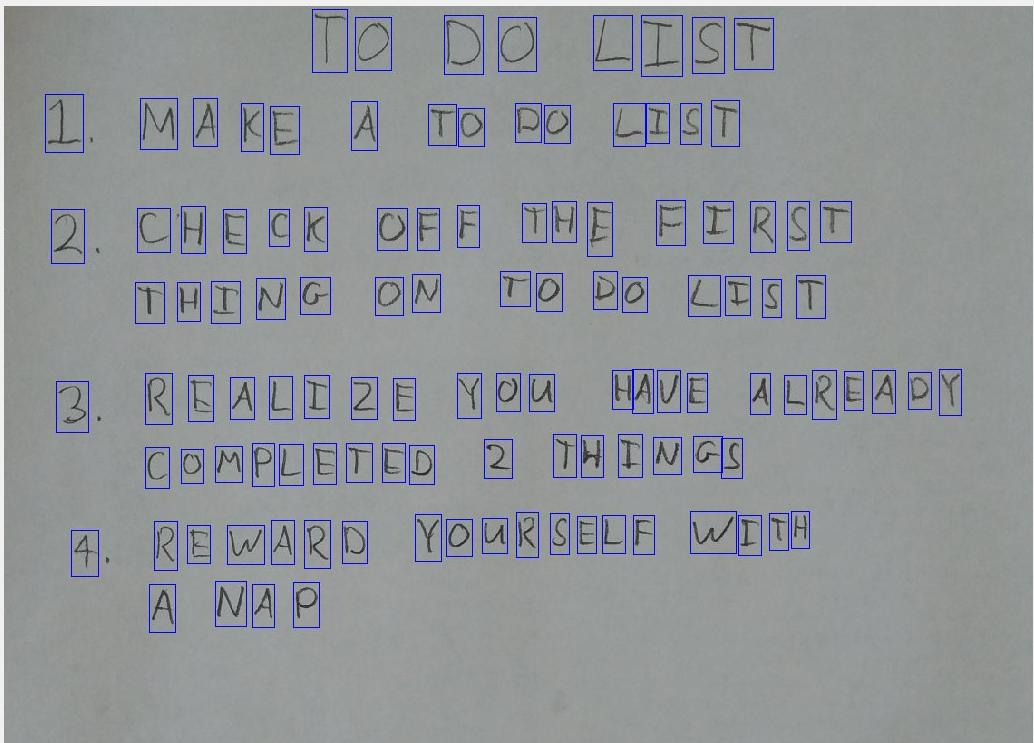
%> input picture code/4_3_I1.jpg, 1034 x 743 px
$ octave --eval "result = findLetters(imread('4_3_I1.jpg'));"   (GNU Octave 9; MATLAB toolbox functions it lacks are replaced by stand-ins)
%> lines starting %> are read from the running program, lines starting %| are printed output that depends on the picture; in (x1, y1, x2, y2) boxes, pixels count from 0 and x2, y2 are one past the last pixel; in counts of white or black regions, pixels touching at a corner belong together; the program's own positions count from 1
function [lines, bw] = findLetters(im)
% [lines, BW] = findLetters(im) processes the input RGB image and returns a cell
% array 'lines' of located characters in the image, as well as a binary
% representation of the input image. The cell array 'lines' should contain one
% matrix entry for each line of text that appears in the image. Each matrix entry
% should have size Lx4, where L represents the number of letters in that line.
% Each row of the matrix should contain 4 numbers [x1, y1, x2, y2] representing
% the top-left and bottom-right position of each box. The boxes in one line should
% be sorted by x1 value.
im = rgb2gray(im);
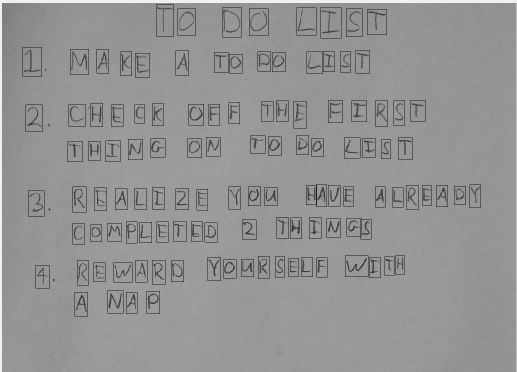
%> im: size 743x1034 uint8 (shown at 1/2 size); min 5, max 254, mean 147.6
% [4 lines of commented-out code are left out]

sigma = 1.3;
im = imcomplement(im);
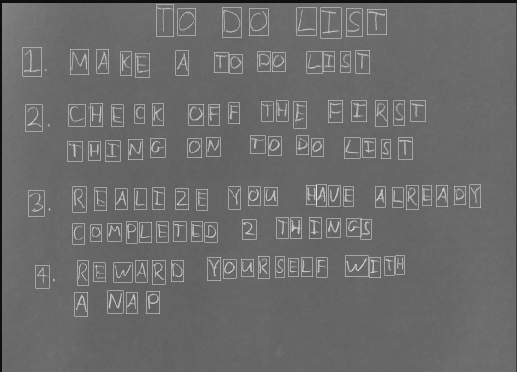
%> im: size 743x1034 uint8 (shown at 1/2 size); min 1, max 250, mean 107.4
im = imgaussfilt(im,sigma);

im = imadjust(im);
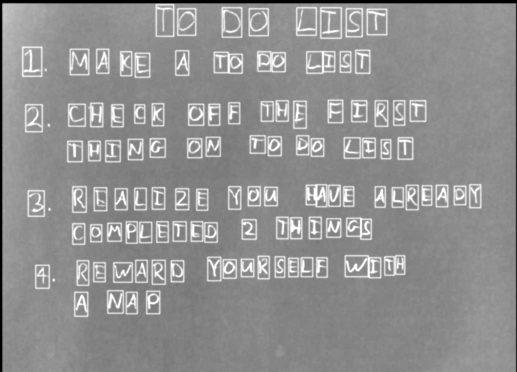
%> im: size 743x1034 uint8 (shown at 1/2 size); min 0, max 255, mean 145.3
% imshow(im)
% figure
% imshow(im);

level = 0.43;

bw = imbinarize(im);
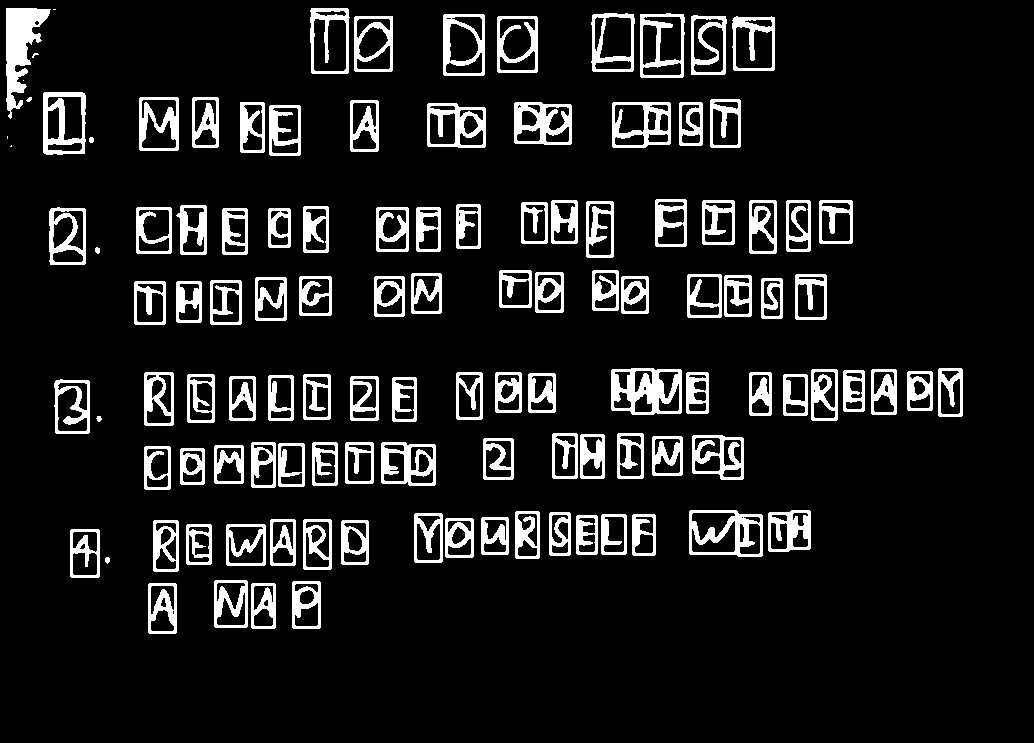
%> bw: size 743x1034 logical; 11% white; 117 white regions (5 under 20 px), largest, box (x1, y1, x2, y2) and area: (6, 8, 51, 119) 2328, (611, 368, 682, 415) 1973, (689, 510, 763, 557) 1545
bw = bwareaopen(bw, 50);

% figure
% imshow(bw);

n = size(bw);

cc = bwconncomp(bw);
%> cc = 107 connected components
L = labelmatrix(cc);
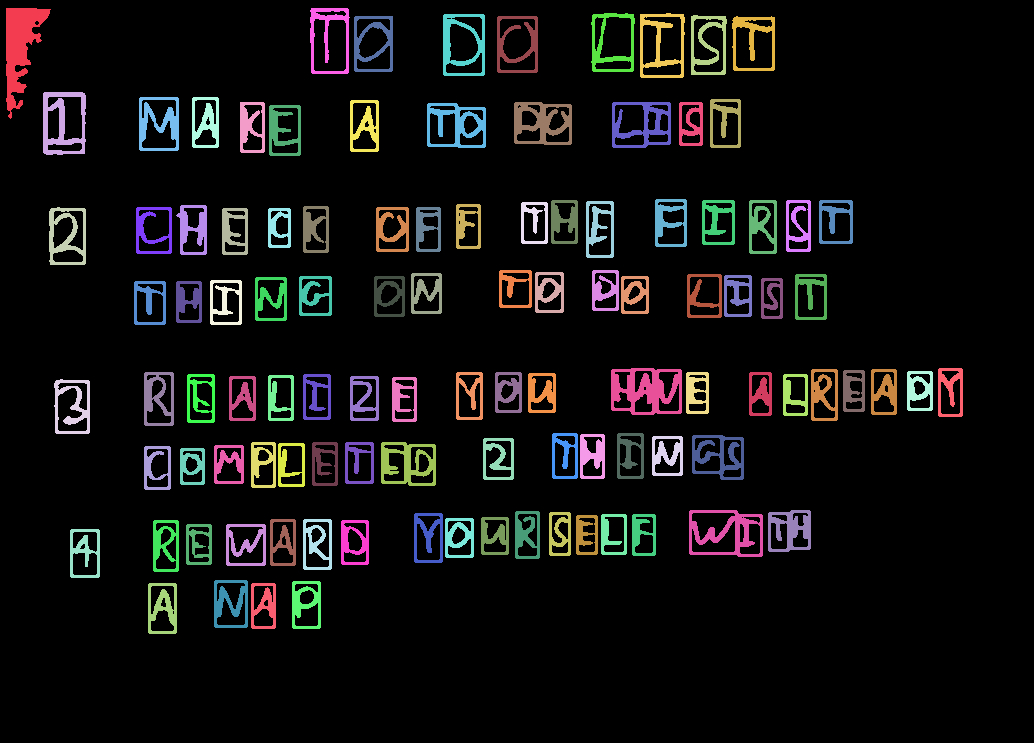
%> L: size 743x1034 uint8; 108 distinct labels, from 0 to 107; one colour per label, 0 black

% figure
% imshow(label2rgb(L));

count = 1;
for i = 1:numel(cc.PixelIdxList)
   [x,y] = ind2sub(n,cc.PixelIdxList{1,i});
   x1 = min(x);
   y1 = min(y);
   x2 = max(x);
   y2 = max(y);
%    [x2,y2] = ind2sub(n,cc.PixelIdxList{1,i}(end));
   if ((y2 - y1) < 500*n(1)*n(2)/3702370) && ((y2 - y1) > 20*n(1)*n(2)/3702370*.8) && ((x2 - x1) < 500*n(1)*n(2)/3702370) && ((x2 - x1) > 30*n(1)*n(2)/3702370)
       letters(count,:) = [y1-5 x1-10 y2+5 x2+20];
%        centerx = round((letters(count,1)+letters(count,3))/2);
%        centery = round((letters(count,2)+letters(count,4))/2);
%        letters(count,:) = [centerx-16 centery-16 centerx+16 centery+16];
       count = count + 1;
   end
end
%> this loop made 107 passes
%> (x1, y1, x2, y2) on passes 1 to 8: (9, 7, 119, 51), (93, 44, 155, 86), (208, 50, 265, 86), (380, 55, 434, 90), (530, 71, 578, 100), (282, 135, 325, 166), (208, 137, 254, 172), (98, 140, 151, 179)
%> after the loop, count = 107; letters = 106 rows, first 8: [39 83 91 175; 45 198 91 285; 50 370 95 454; 66 520 105 598; 130 272 171 345; 132 198 177 274; 135 88 184 171; 140 363 179 446]

% avg_size = mean(letters(:,4)-letters(:,2),1);
%
% n_lines = round(n(1)/(avg_size*2));
%
% [FX,FY] = gradient(bw);
% % bw

[~,Idx] = sort(letters(:,4));
%> Idx = 106 values, max 106 at index 61, min 1 at index 18, mean 53.5
letters = letters(Idx,:);
%> letters = 106 rows, first 8: [728 7 780 91; 350 7 398 92; 587 4 640 92; 493 7 543 93; 306 -1 355 94; 687 6 732 95; 439 5 490 96; 636 4 690 98]

change = 1;
count2 = 1;
count3 = 1;

lines = cell(1,10);
while change == 1
    if (letters(count2+1,4) - letters(count2,4)) > 80
        count3 = count3 +1;
    end
    lines{count3} = [lines{count3}; letters(count2+1,:)];
    count2 = count2 +1;
    if (count2) == size(letters,1)
        break
    end
end
%> after the loop, count2 = 106; count3 = 3; lines = 10 items

location = [];
for i = size(lines,1)
    location =  [location;lines{i}(1,4)];
end
%> this loop made 1 pass
%> location on pass 1: 92

[~,Idx2] = min(abs(letters(1,4) - location));
%> Idx2 = 1
lines{Idx2} = [lines{Idx2}; letters(1,:)];

for i = 1:count3
    [~,Idx2] = sort(lines{i}(:,1));
    lines{i} = lines{i}(Idx2,:);
end
%> this loop made 3 passes
%> `result = findLetters(imread('4_3_I1.jpg'));`: result = 10 items

% bw = imcomplement(bw);
end

$ run again, on code/4_3_I2.jpg
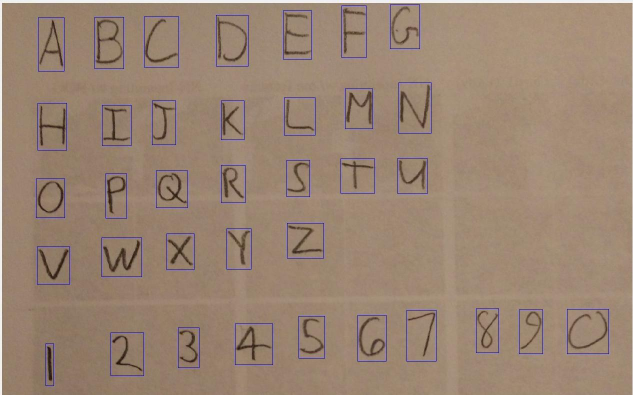
%> input picture code/4_3_I2.jpg, 1266 x 790 px (shown at 1/2 size)
%> in findLetters, `bw = imbinarize(im);`:
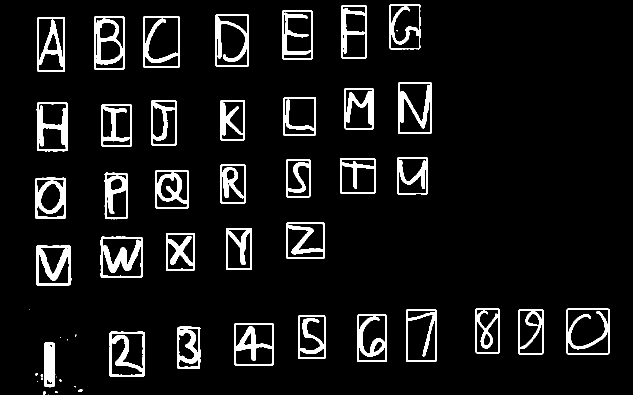
%> bw: size 790x1266 logical (shown at 1/2 size); 7.5% white; 52 white regions (13 under 20 px), largest, box (x1, y1, x2, y2) and area: (201, 473, 285, 556) 3020, (188, 33, 249, 139) 2799, (72, 491, 143, 571) 2733
%> cc = 36 connected components
%> in findLetters, `L = labelmatrix(cc);`:
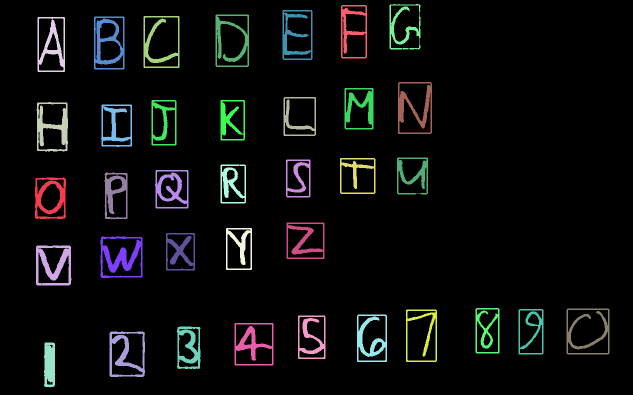
%> L: size 790x1266 uint8 (shown at 1/2 size); 37 distinct labels, from 0 to 36; one colour per label, 0 black
%> the loop in findLetters, `for i = 1:numel(cc.PixelIdxList)` made 36 passes
%> (x1, y1, x2, y2) on passes 1 to 8: (356, 71, 438, 132), (492, 73, 571, 143), (205, 74, 303, 136), (35, 76, 144, 130), (686, 89, 775, 111), (34, 189, 139, 249), (474, 202, 556, 285), (210, 203, 294, 264)
%> after the loop in findLetters, `for i = 1:numel(cc.PixelIdxList)`: letters = 36 rows, first 8: [66 346 137 458; 68 482 148 591; 69 195 141 323; 71 25 135 164; 84 676 116 795; 184 24 254 159; 197 464 290 576; 198 200 269 314]
%> Idx = 36 values, max 36 at index 29, min 1 at index 20, mean 18.5
%> in findLetters, `letters = letters(Idx,:);`: letters = 36 rows, first 8: [775 -1 846 119; 678 1 739 137; 561 11 630 140; 427 20 503 154; 283 23 364 156; 184 24 254 159; 71 25 135 164; 685 167 752 279]
%> after the loop in findLetters, `while change == 1`: count2 = 36; count3 = 4; lines = 10 items
%> the loop in findLetters, `for i = size(lines,1)` made 1 pass
%> location on pass 1: 137
%> in findLetters, `[~,Idx2] = min(abs(letters(1,4) - location));`: Idx2 = 1
%> the loop in findLetters, `for i = 1:count3` made 4 passes
%> Idx2 on passes 1 to 4: [6; 5; 4; 3; 2; 1; 7], [7; 6; 5; 4; 3; 1; 2], [6; 12; 11; 7; 5; 10; 4; 9; 3; 8; 1; 2], [10; 9; 8; 7; 4; 5; 6; 1; 2; 3]
%> result = 10 items

$ run again, on code/4_3_I3.jpg
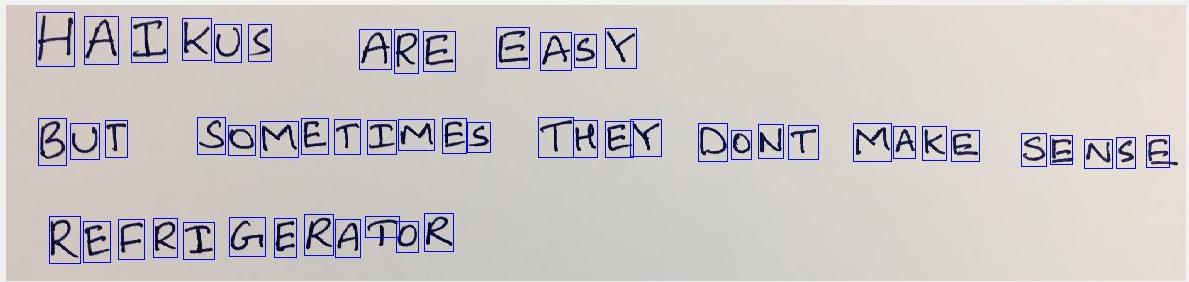
%> input picture code/4_3_I3.jpg, 1189 x 282 px
%> in findLetters, `bw = imbinarize(im);`:
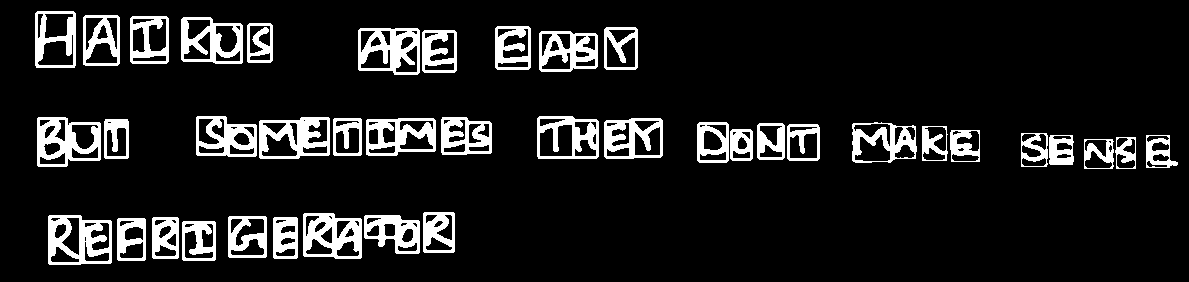
%> bw: size 282x1189 logical; 11.7% white; 40 white regions, largest, box (x1, y1, x2, y2) and area: (48, 215, 112, 265) 1833, (37, 117, 101, 167) 1742, (358, 28, 420, 75) 1705
%> cc = 40 connected components
%> in findLetters, `L = labelmatrix(cc);`:
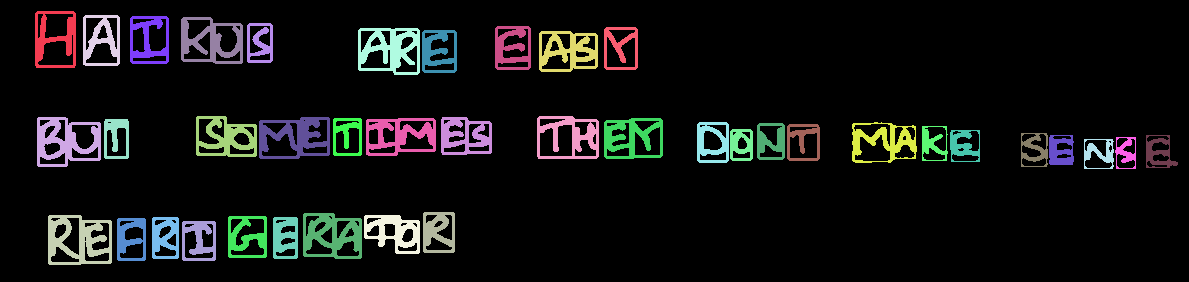
%> L: size 282x1189 uint8; 41 distinct labels, from 0 to 40; one colour per label, 0 black
%> the loop in findLetters, `for i = 1:numel(cc.PixelIdxList)` made 40 passes
%> (x1, y1, x2, y2) on passes 1 to 8: (12, 36, 68, 76), (118, 38, 167, 101), (216, 49, 265, 112), (16, 84, 66, 120), (120, 105, 159, 129), (219, 118, 261, 146), (17, 131, 64, 169), (218, 153, 259, 179)
%> after the loop in findLetters, `for i = 1:numel(cc.PixelIdxList)`: letters = 23 rows, first 8: [100 110 134 179; 113 209 151 281; 148 208 184 279; 178 212 221 281; 224 207 272 278; 243 14 278 83; 269 208 303 279; 329 109 367 176]
%> Idx = 23 values, max 23 at index 15, min 1 at index 6, mean 12
%> in findLetters, `letters = letters(Idx,:);`: letters = 23 rows, first 8: [243 14 278 83; 491 17 536 90; 600 18 643 90; 418 21 462 93; 329 109 367 176; 100 110 134 179; 753 114 790 180; 726 120 758 181]
%> after the loop in findLetters, `while change == 1`: count2 = 23; count3 = 3; lines = 10 items
%> the loop in findLetters, `for i = size(lines,1)` made 1 pass
%> location on pass 1: 90
%> in findLetters, `[~,Idx2] = min(abs(letters(1,4) - location));`: Idx2 = 1
%> the loop in findLetters, `for i = 1:count3` made 3 passes
%> Idx2 on passes 1 to 3: [4; 3; 1; 2], [2; 1; 8; 4; 3; 5; 6; 7; 10; 9; 12; 13; 11], [5; 3; 6; 2; 4; 1]
%> result = 10 items
